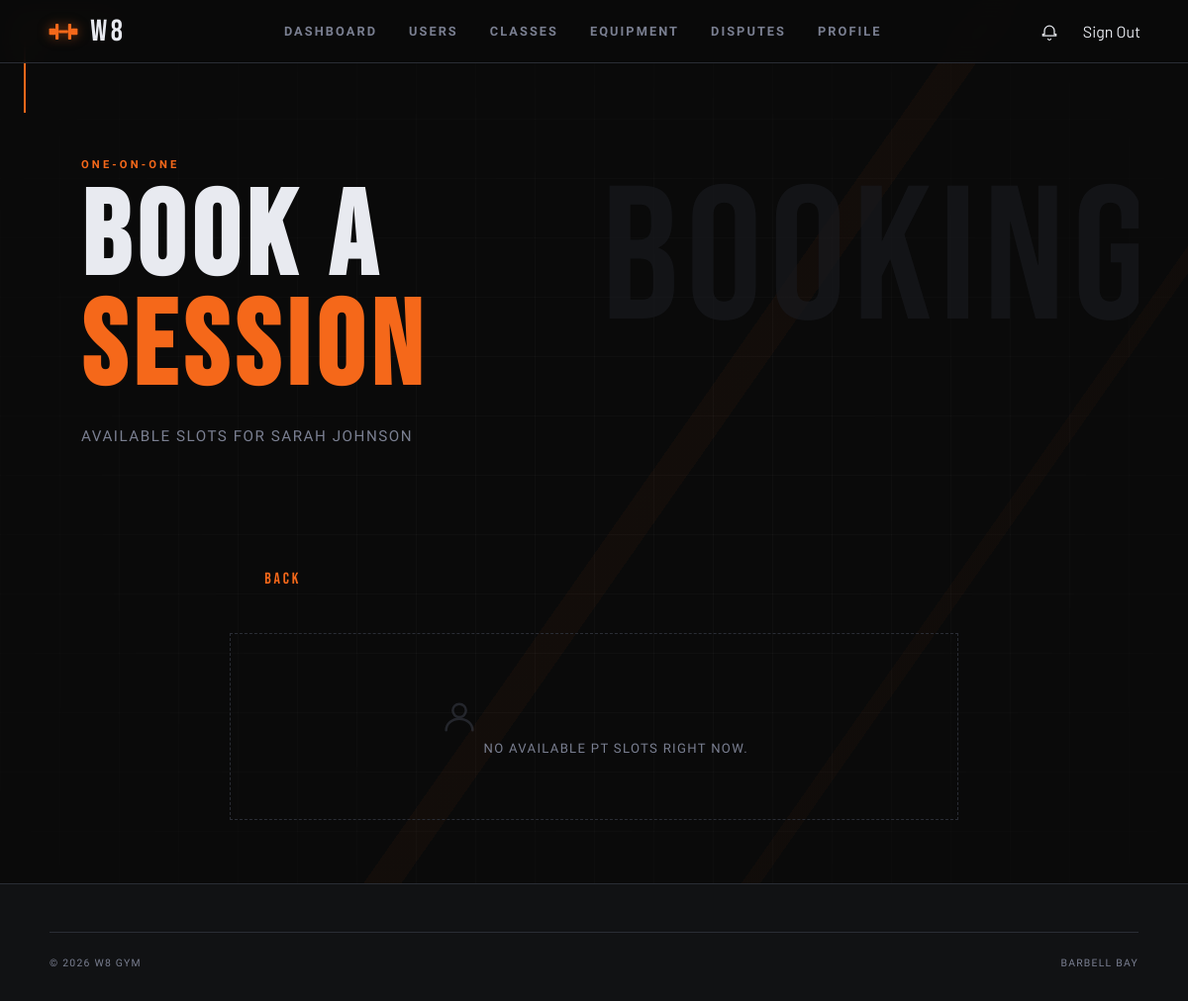
Before: /pages/pt_bookings.php?trainer_id=2 (signed in) with the older database file.
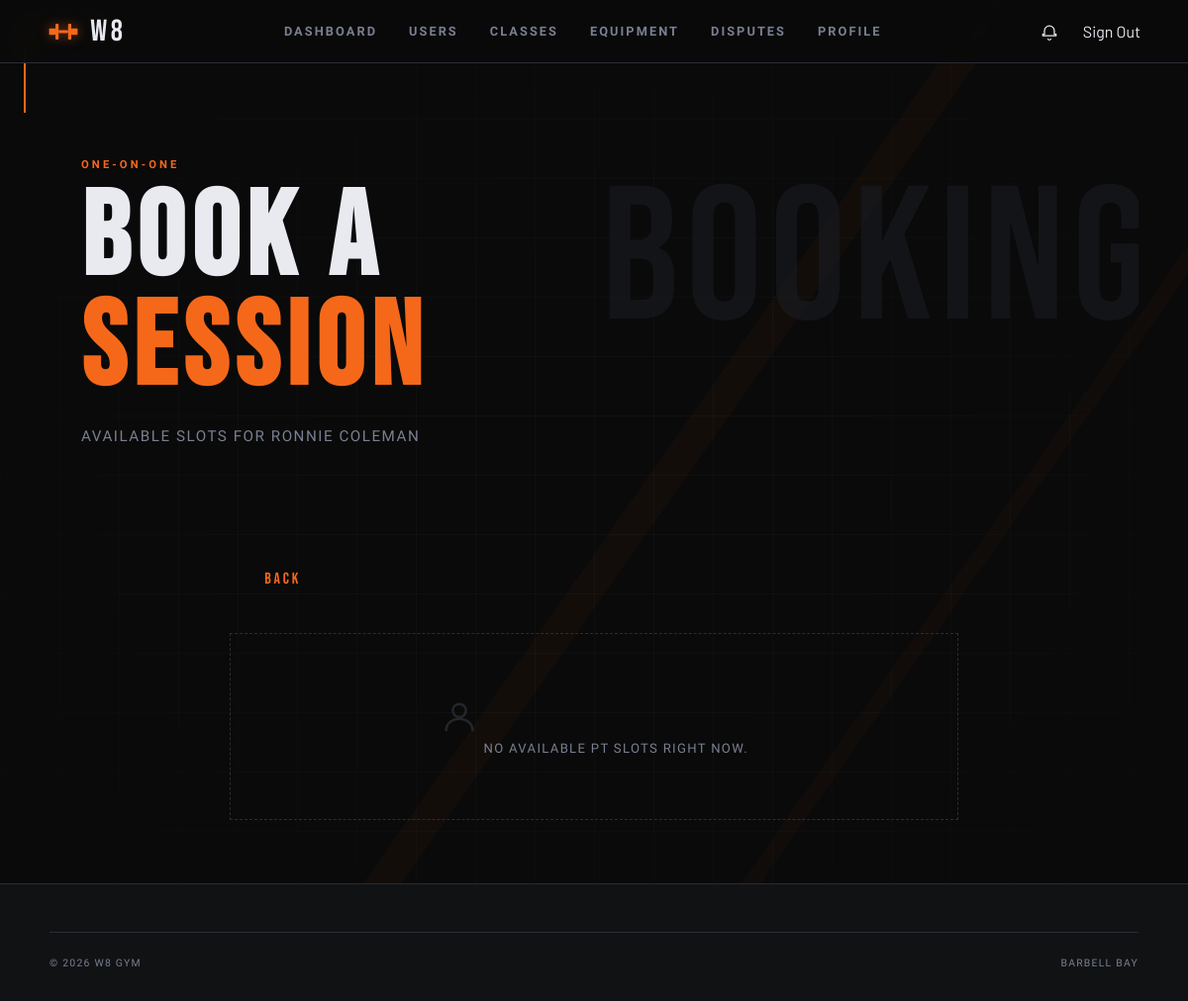
After: the same page with the newer database file.
### tables this page shows
CREATE TABLE trainer_profiles (
  user_id          INTEGER PRIMARY KEY,
  bio              TEXT    DEFAULT NULL,
  specialty        TEXT    DEFAULT NULL
                           CHECK (specialty IN (
                             'strength','cardio','yoga',
                             'crossfit','pilates','martial_arts','nutrition'
                           ) OR specialty IS NULL),
  certifications   TEXT    DEFAULT NULL,
  years_experience INTEGER DEFAULT 0,
  FOREIGN KEY (user_id) REFERENCES users(id) ON DELETE CASCADE
);

CREATE TABLE users (
  id             INTEGER PRIMARY KEY AUTOINCREMENT,
  username       TEXT    NOT NULL UNIQUE,
  email          TEXT    NOT NULL UNIQUE,
  password_hash  TEXT    NOT NULL,
  first_name     TEXT    NOT NULL,
  last_name      TEXT    NOT NULL,
  phone          TEXT    DEFAULT NULL,
  date_of_birth  TEXT    DEFAULT NULL,   -- ISO-8601: YYYY-MM-DD
  photo_path     TEXT    DEFAULT NULL,   -- stored relative path
  role           TEXT    NOT NULL DEFAULT 'member'
                         CHECK (role IN ('member','trainer','admin')),
  is_active      INTEGER NOT NULL DEFAULT 1,
  created_at     TEXT    NOT NULL DEFAULT (datetime('now')),
  updated_at     TEXT    NOT NULL DEFAULT (datetime('now'))
  -- NOTE: update updated_at via UPDATE trigger or in application code
);

### pages/pt_bookings.php (the view, shortened to what this page needs)
<?php
$db = get_db();
$trainer_id = (int)($_GET['trainer_id'] ?? 0);
$trainer = null;
$slots = [];
$back_href = 'trainers.php';
if ($trainer_id > 0) {
    $stmt = $db->prepare('SELECT users.id, first_name, last_name, photo_path, specialty FROM users LEFT JOIN trainer_profiles ON users.id = trainer_profiles.user_id WHERE users.id = ? AND role = "trainer"');
    $stmt->execute([$trainer_id]);
    $trainer = $stmt->fetch();
    if ($trainer) {
        $back_href = 'trainer_profile.php?id=' . $trainer['id'];
        $stmt2 = $db->prepare(
            'SELECT pa.id, pa.start_time, pa.end_time, pa.is_booked,
                    u.first_name, u.last_name
             FROM pt_availability pa
             JOIN users u ON u.id = pa.trainer_id
             WHERE pa.trainer_id = ?
               AND pa.is_booked = 0
               AND pa.start_time > datetime("now")
             ORDER BY pa.start_time ASC'
        );
        $stmt2->execute([$trainer_id]);
        $slots = $stmt2->fetchAll();
    }
}
?>
<!doctype html>
<html lang="en">
<head>
  <link rel="stylesheet" href="../css/base.css">
  <link rel="stylesheet" href="../css/components.css">
  <link rel="stylesheet" href="../css/trainers.css">
</head>
<body>
  <div class="bg-fixed bg-grid"></div>
  <div class="bg-fixed bg-diagonal"></div>
  <span class="corner corner--tl"></span>
  <?php $current_page = 'trainers'; require_once __DIR__ . '/../includes/nav.php'; ?>
  <main>
    <header class="page-header">
      <div class="page-header__inner">
        <div class="tag">One-on-One</div>
        <h1 class="page-header__title">Book a<br><span>Session</span></h1>
        <?php if ($trainer): ?>
          <p class="page-header__sub">Available slots for <?= htmlspecialchars($trainer['first_name'] . ' ' . $trainer['last_name'], ENT_QUOTES, 'UTF-8') ?></p>
        <?php else: ?>
          <p class="page-header__sub">Available PT slots from all trainers.</p>
        <?php endif; ?>
      </div>
      <div class="page-header__deco">BOOKING</div>
    </header>
    <section class="trainers-layout" style="padding-top: 2rem; max-width: 800px; margin: 0 auto;">
      <?php if ($trainer_id > 0 && !$trainer): ?>
        <div class="trainers-empty">
          Trainer not found. <a href="trainers.php" style="color: var(--accent);">Return to Trainers</a>
        </div>
      <?php else: ?>
        <div style="margin-bottom: 2rem;">
          <a href="<?= htmlspecialchars($back_href, ENT_QUOTES, 'UTF-8') ?>" class="btn btn-secondary">Back</a>
        </div>
        <?php if (empty($slots)): ?>
          <div class="trainers-empty">
            <svg class="trainers-empty__icon" viewBox="0 0 24 24" fill="none">
              <circle cx="12" cy="8" r="4" stroke="currentColor" stroke-width="1.5"/>
              <path d="M4 20c0-4 3.582-7 8-7s8 3 8 7" stroke="currentColor" stroke-width="1.5" stroke-linecap="round"/>
            </svg>
            No available PT slots right now.
          </div>
        <?php endif; ?>
      <?php endif; ?>
    </section>
  </main>
  <footer>
    <div class="footer-inner">
      <div class="footer-bottom">
        <span>&copy; 2026 W8 Gym</span>
        <span>Barbell Bay</span>
      </div>
    </div>
  </footer>
</body>
</html>

Changed rows visible on the page:
changed trainer_profiles: user_id.last_name "SARAH JOHNSON" → "RONNIE COLEMAN"
